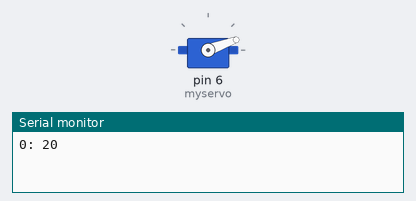
A sketch run on a simulated Arduino Uno, built with avr-gcc and run on an emulated ATmega328P. Parts: servo, the last lines printed to the serial monitor.

Above: at 0.15 s.
At 1.15 s:
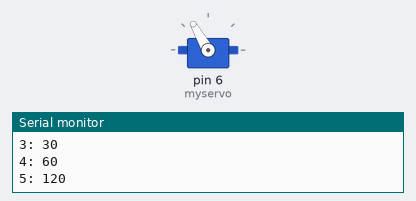
At 2.0 s:
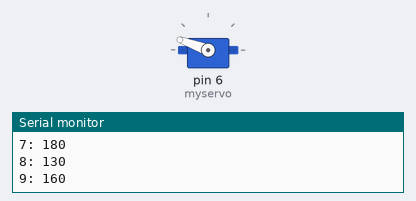
At 3.9 s:
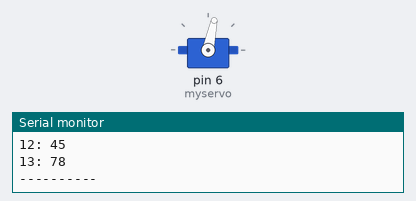
Timing chart, 0 to 8.9 s (numbered marks = the images above):
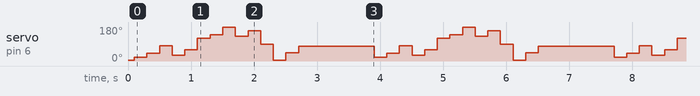

The sketch:

06-50-Servo-preprogrammed.ino
```cpp
/*  Arduino for Beginners with Grove
 *
 * This code is part of a course from Tech Explorations.
 * For information about this course, please see
 *
 * https://techexplorations.com/so/grove/
 *
 * For information on hardware components and the wiring needed to
 * run this sketch, please see the relevant lecture in the course.
 *
 *
 *  Created by Peter Dalmaris
 *
 */

#include <Servo.h>

Servo myservo;  // create servo object to control a servo

int positions[] = {20, 40, 80, 30, 60, 120, 140, 180, 130, 160, 90, 5, 45, 78};

void setup() {
  myservo.attach(6);  // attaches the servo on pin 9 to the servo object
  myservo.write(5);
  delay(100);
  Serial.begin(9600);
}

void loop() {
  // I use sizeof to get the size of the array in bytes.
  // Because the array in this example contains int, and each int has two bytes,
  // I divide the sizeoff value by two to get the actual number of values
  // in the array.
  for (int pos = 0; pos < sizeof(positions)/2; pos++)
  {
    Serial.print(pos);
    Serial.print(": ");
    Serial.println(positions[pos]);
    myservo.write(positions[pos]);       // sets the servo position
    delay(200);                           // waits for the servo to get there
  }
  Serial.println("----------");
  delay(1000);
}
```

Measured:
- by itself, servo on pin 6 (myservo): repeats every 3.8 s: 40° 0.20 s, 80° 0.20 s, 30° 0.20 s, 60° 0.20 s, 120° 0.20 s, 140° 0.20 s, 180° 0.20 s, 130° 0.20 s, 160° 0.20 s, 90° 0.20 s, 5° 0.20 s, 45° 0.20 s, 78° 1.2 s, 20° 0.20 s
